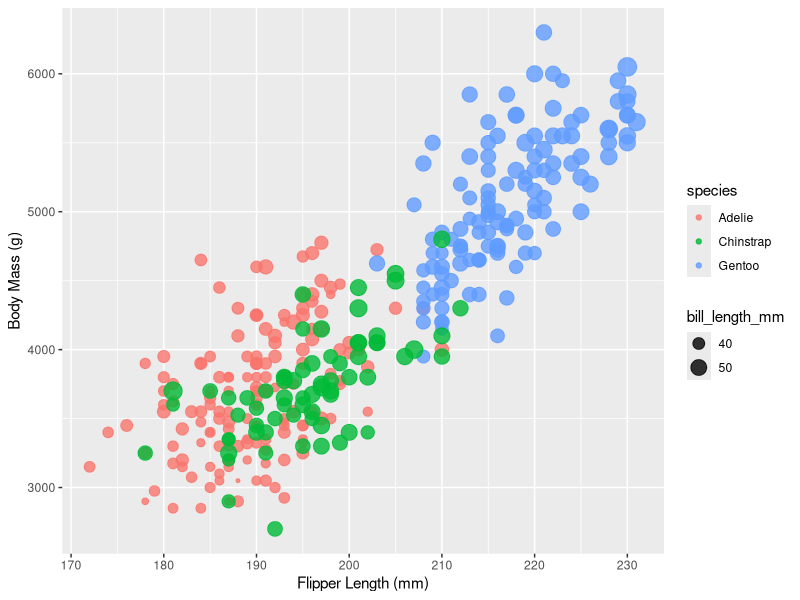
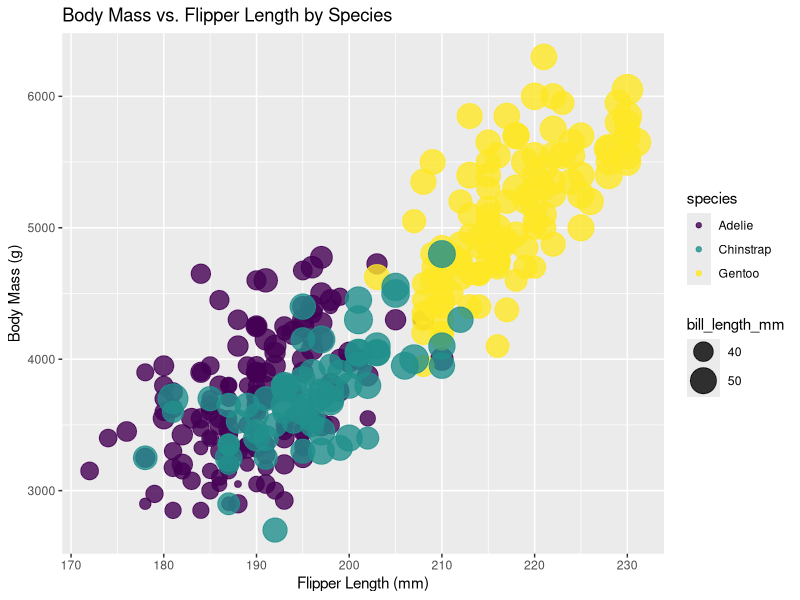

Recreate these plots in R, in order.
## ---- chunk 1
knitr::opts_chunk$set(echo = TRUE)
## ---- chunk 2
library(palmerpenguins)
library(tidyverse)
library(ggplot2)
library(viridis)
## ---- chunk 3
penguins
## ---- chunk 4
ggplot(penguins, aes(flipper_length_mm, body_mass_g, color = species, size = bill_length_mm)) + 
  geom_point(alpha = 0.8) +
  labs(x = "Flipper Length (mm)", y = "Body Mass (g)")
## ---- chunk 5
ggplot(penguins, aes(flipper_length_mm, body_mass_g, color = species, size = bill_length_mm)) + 
  geom_point(alpha = 0.8) +
  scale_color_viridis(discrete = TRUE) +
  scale_fill_viridis(discrete = TRUE) +
  scale_size_continuous(range = c(2, 10)) +
  labs(x = "Flipper Length (mm)", y = "Body Mass (g)") +
  ggtitle("Body Mass vs. Flipper Length by Species")

